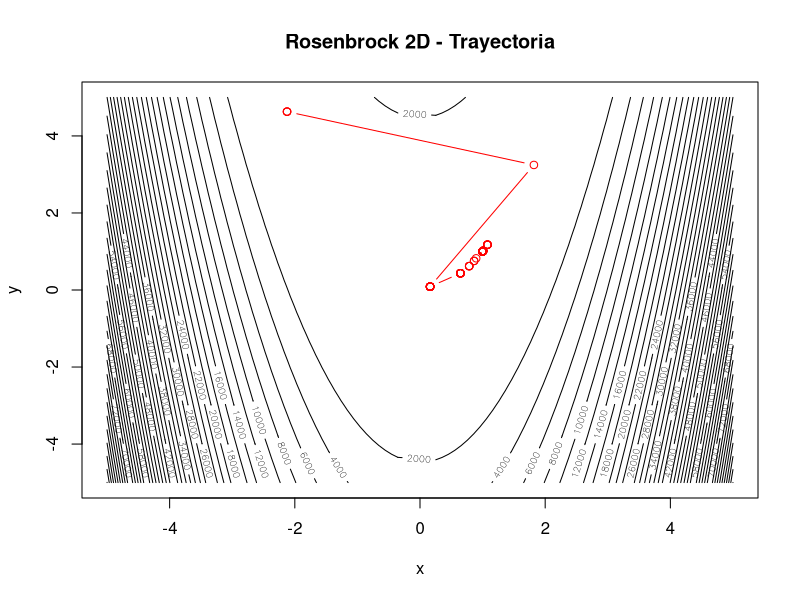

R code for this plot: (Note: this script raises an error after producing the figure.)
## ---- chunk 1
knitr::opts_chunk$set(echo = TRUE)
## ---- chunk 2
# Función de Rosenbrock (n-dimensional)
f_rosenbrock <- function(x){
  x1 <- head(x, -1)
  x2 <- tail(x, -1)
  sum(100 * (x2 - x1^2)^2 + (1 - x1)^2)
}

# Función de Rastrigin (n-dimensional)
f_rastrigin <- function(x){
  A <- 10
  n <- length(x)
  A * n + sum(x^2 - A * cos(2 * pi * x))
}

## ---- chunk 3
evolucion_diferencial <- function(fun_obj, dim = 2, NP = 30, F = 0.8, CR = 0.9,
                                  gens = 100, bounds = c(-5, 5)) {

  # Inicializar población
  poblacion <- matrix(runif(NP * dim, bounds[1], bounds[2]), ncol = dim)
  fitness <- apply(poblacion, 1, fun_obj)

  historial <- numeric(gens)
  mejores <- matrix(NA, gens, dim)

  for (gen in 1:gens) {
    for (i in 1:NP) {
      # Seleccionar 3 índices distintos
      indices <- sample(setdiff(1:NP, i), 3)
      x1 <- poblacion[indices[1], ]
      x2 <- poblacion[indices[2], ]
      x3 <- poblacion[indices[3], ]

      # Mutación
      mutado <- x1 + F * (x2 - x3)

      # Recombinar
      trial <- poblacion[i, ]
      jrand <- sample(1:dim, 1)
      for (j in 1:dim) {
        if (runif(1) < CR || j == jrand) {
          trial[j] <- mutado[j]
        }
      }

      # Selección
      if (fun_obj(trial) < fitness[i]) {
        poblacion[i, ] <- trial
        fitness[i] <- fun_obj(trial)
      }
    }

    # Guardar mejor resultado
    best_idx <- which.min(fitness)
    historial[gen] <- fitness[best_idx]
    mejores[gen, ] <- poblacion[best_idx, ]
  }

  list(mejor = poblacion[which.min(fitness), ],
       valor = min(fitness),
       historial = historial,
       trayectoria = mejores)
}

## ---- chunk 4
set.seed(123)
res_rosen <- evolucion_diferencial(f_rosenbrock, dim = 2)

# Mostrar mejor solución
res_rosen$mejor
res_rosen$valor

# Graficar trayectoria
x1 <- seq(-5, 5, length.out = 100)
x2 <- seq(-5, 5, length.out = 100)
z <- outer(x1, x2, Vectorize(function(x, y) f_rosenbrock(c(x, y))))
contour(x1, x2, z, nlevels = 50,
        main = "Rosenbrock 2D - Trayectoria", xlab = "x", ylab = "y")
lines(res_rosen$trayectoria[,1], res_rosen$trayectoria[,2], col = "red", type = "b")

## ---- chunk 5
f_rosenbrock_2d <- function(x, y) {   
  f_value <- 100*(y-(x^2))^2 + ((1-x)^2)   
  return(f_value) 
}  
## ---- chunk 6
library("ggplot2")
sol <- as.data.frame(res_rosen$trayectoria)
colnames(sol) <- c("x1", "x2")
sol$step <- 1:nrow(sol)

x1 <- seq(-5, 5, length.out = 100)
x2 <- seq(-5, 5, length.out = 100)
X <- expand.grid(x1 = x1, x2 = x2)

X$z <- f_rosenbrock_2d(X$x1, X$x2)

p <- ggplot() +
  geom_contour(data = X, aes(x = x1, y = x2, z = z), bins = 20, color = "gray70") +
  geom_point(data = sol, aes(x = x1, y = x2), color = "red", size = 3) +
  geom_path(data = sol, aes(x = x1, y = x2), color = "red", linewidth = 1) +
  transition_reveal(step) +
  labs(
    title = "Iteración {frame}",
    x = "Eje X",
    y = "Eje Y"
  ) +
  theme_minimal()

animate(p, fps = 10, duration = 5, width = 600, height = 500, renderer = gifski_renderer("rosenbrock_opt_evd_2d.gif"))
## ---- chunk 7
set.seed(456)
res_ras <- evolucion_diferencial(f_rastrigin, dim = 2)

# Mostrar mejor solución
res_ras$mejor
res_ras$valor

# Graficar trayectoria
x1 <- seq(-5.12, 5.12, length.out = 100)
x2 <- seq(-5.12, 5.12, length.out = 100)
z <- outer(x1, x2, Vectorize(function(x, y) f_rastrigin(c(x, y))))
contour(x1, x2, z, nlevels = 50,
        main = "Rastrigin 2D - Trayectoria", xlab = "x", ylab = "y")
lines(res_ras$trayectoria[,1], res_ras$trayectoria[,2], col = "blue", type = "b")

## ---- chunk 8
f_rastrigin_2d <- function(x, y) {
  A = 10   
  f_value <- x^2 + y^2 + A*(2 - cos(2*pi*x) - cos(2*pi*y))   
  return(f_value) 
}  
## ---- chunk 9
library("ggplot2")
sol <- as.data.frame(res_ras$trayectoria)
colnames(sol) <- c("x1", "x2")
sol$step <- 1:nrow(sol)

x1 <- seq(-5, 5, length.out = 100)
x2 <- seq(-5, 5, length.out = 100)
X <- expand.grid(x1 = x1, x2 = x2)

X$z <- f_rastrigin_2d(X$x1, X$x2)

p <- ggplot() +
  geom_contour(data = X, aes(x = x1, y = x2, z = z), bins = 20, color = "gray70") +
  geom_point(data = sol, aes(x = x1, y = x2), color = "red", size = 3) +
  geom_path(data = sol, aes(x = x1, y = x2), color = "red", linewidth = 1) +
  transition_reveal(step) +
  labs(
    title = "Iteración {frame}",
    x = "Eje X",
    y = "Eje Y"
  ) +
  theme_minimal()

animate(p, fps = 10, duration = 5, width = 600, height = 500, renderer = gifski_renderer("rastrigin_opt_evd_2d.gif"))
## ---- chunk 10
res_rosen_3d <- evolucion_diferencial(f_rosenbrock, dim = 3)
res_rosen_3d$mejor
res_rosen_3d$valor

res_ras_3d <- evolucion_diferencial(f_rastrigin, dim = 3)
res_ras_3d$mejor
res_ras_3d$valor

## ---- chunk 11
sol_rosen3d <- res_rosen_3d$trayectoria
# Evaluar la función objetivo en cada iteración
valores <- apply(sol_rosen3d, 1, f_rosenbrock)

# Combinar iteraciones y valores en un dataframe
df_resultados <- data.frame(
  Iteracion = 1:nrow(sol_rosen3d),
  X1 = sol_rosen3d[,1],
  X2 = sol_rosen3d[,2],
  X3 = sol_rosen3d[,3],
  f_x = valores
)
## ---- chunk 12
write.csv(df_resultados, "rosenbrock_iter_evd.csv", row.names = FALSE)
## ---- chunk 13
sol_ras3d <- res_ras_3d$trayectoria
# Evaluar la función objetivo en cada iteración
valores <- apply(sol_ras3d, 1, f_rastrigin)

# Combinar iteraciones y valores en un dataframe
df_resultados <- data.frame(
  Iteracion = 1:nrow(sol_ras3d),
  X1 = sol_ras3d[,1],
  X2 = sol_ras3d[,2],
  X3 = sol_ras3d[,3],
  f_x = valores
)
## ---- chunk 14
write.csv(df_resultados, "rastrigin_iter_evd.csv", row.names = FALSE)
